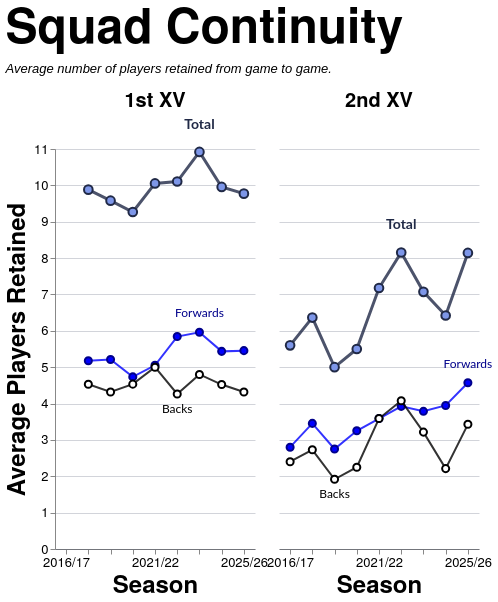

Express this chart as Vega-Lite.
### Vega-Lite specification from a JSON file in a GitHub repository (floating-point values rounded to 4 significant figures)
{"config": {"axis": {"labelFont": "PT Sans Narrow, Helvetica Neue, Helvetica, Arial, sans-serif", "titleFont": "PT Sans Narrow, Helvetica Neue, Helvetica, Arial, sans-serif", "labelFontSize": 13, "titleFontSize": 24, "gridColor": "#202947", "gridOpacity": 0.2, "zindex": 1}, "text": {"font": "Lato, sans-serif"}, "bar": {"cornerRadiusEnd": 5}, "header": {"labelFont": "PT Sans Narrow, Helvetica Neue, Helvetica, Arial, sans-serif", "titleFont": "PT Sans Narrow, Helvetica Neue, Helvetica, Arial, sans-serif", "labelFontSize": 24, "titleFontSize": 28, "labelFontWeight": "bold", "orient": "left"}, "legend": {"labelFont": "PT Sans Narrow, Helvetica Neue, Helvetica, Arial, sans-serif", "titleFont": "PT Sans Narrow, Helvetica Neue, Helvetica, Arial, sans-serif", "labelFontSize": 14, "titleFontSize": 16, "titlePadding": 5, "fillColor": "white", "strokeColor": "black", "padding": 10, "titleFontWeight": "lighter", "titleFontStyle": "italic", "titleColor": "gray", "offset": 10}, "title": {"font": "PT Sans Narrow, Helvetica Neue, Helvetica, Arial, sans-serif", "fontSize": 48, "fontWeight": "bold", "anchor": "start", "align": "center", "titlePadding": 20, "subtitlePadding": 10, "subtitleFontSize": 13, "subtitleColor": "", "subtitleFontStyle": "italic", "offset": 15, "color": "black"}, "axisX": {"labelAngle": 0}, "facet": {"title": null, "header": null, "align": {"row": "each", "column": "each"}, "spacing": 10}, "resolve": {"scale": {"y": "independent", "facet": "independent"}}, "background": "transparent", "scale": {"offsetBandPaddingOuter": 0.2, "offsetBandPaddingInner": 0.1}, "view": {"stroke": null, "background": "transparent"}}, "data": {"name": "data-0f0d933edb2ed16e8774669b4e348d05"}, "facet": {"column": {"field": "squad", "header": {"labelExpr": "datum.value + ' XV'", "labelFontSize": 20, "labelPadding": 6}, "sort": ["1st", "2nd"], "title": null, "type": "nominal"}}, "spec": {"layer": [{"mark": {"type": "line", "color": "#202946", "opacity": 0.8, "point": {"filled": true, "color": "#7d96e8", "stroke": "#202946", "size": 75, "strokeWidth": 2}, "strokeWidth": 3}, "encoding": {"detail": [{"field": "unit", "type": "nominal"}], "tooltip": [{"field": "season", "title": "Season", "type": "ordinal"}, {"field": "squad", "title": "Squad", "type": "nominal"}, {"field": "unit", "title": "Unit", "type": "nominal"}, {"field": "retained", "format": ".1f", "title": "Avg Retained", "type": "quantitative"}], "x": {"axis": {"labelAngle": 0, "labelOverlap": "parity"}, "field": "season", "sort": "ascending", "title": "Season", "type": "ordinal"}, "y": {"axis": {"tickMinStep": 1}, "field": "retained", "scale": {"zero": true}, "title": "Average Players Retained", "type": "quantitative"}}, "transform": [{"filter": "(datum.unit === 'Total')"}]}, {"mark": {"type": "line", "color": "blue", "opacity": 0.8, "point": {"filled": true, "color": "blue", "stroke": "darkblue", "size": 50, "strokeWidth": 2}, "strokeWidth": 2}, "encoding": {"detail": [{"field": "unit", "type": "nominal"}], "tooltip": [{"field": "season", "title": "Season", "type": "ordinal"}, {"field": "squad", "title": "Squad", "type": "nominal"}, {"field": "unit", "title": "Unit", "type": "nominal"}, {"field": "retained", "format": ".1f", "title": "Avg Retained", "type": "quantitative"}], "x": {"axis": {"labelAngle": 0, "labelOverlap": "parity"}, "field": "season", "sort": "ascending", "title": "Season", "type": "ordinal"}, "y": {"axis": {"tickMinStep": 1}, "field": "retained", "scale": {"zero": true}, "title": "Average Players Retained", "type": "quantitative"}}, "transform": [{"filter": "(datum.unit === 'Forwards')"}]}, {"mark": {"type": "line", "color": "black", "opacity": 0.8, "point": {"filled": true, "color": "white", "stroke": "black", "size": 50, "strokeWidth": 2}, "strokeWidth": 2}, "encoding": {"detail": [{"field": "unit", "type": "nominal"}], "tooltip": [{"field": "season", "title": "Season", "type": "ordinal"}, {"field": "squad", "title": "Squad", "type": "nominal"}, {"field": "unit", "title": "Unit", "type": "nominal"}, {"field": "retained", "format": ".1f", "title": "Avg Retained", "type": "quantitative"}], "x": {"axis": {"labelAngle": 0, "labelOverlap": "parity"}, "field": "season", "sort": "ascending", "title": "Season", "type": "ordinal"}, "y": {"axis": {"tickMinStep": 1}, "field": "retained", "scale": {"zero": true}, "title": "Average Players Retained", "type": "quantitative"}}, "transform": [{"filter": "(datum.unit === 'Backs')"}]}, {"mark": {"type": "text", "align": "center", "baseline": "bottom", "color": "#202946", "dx": 0, "dy": -20, "fontSize": 14, "fontWeight": "bold"}, "encoding": {"detail": [{"field": "unit", "type": "nominal"}], "text": {"value": "Total"}, "tooltip": [{"field": "season", "title": "Season", "type": "ordinal"}, {"field": "squad", "title": "Squad", "type": "nominal"}, {"field": "unit", "title": "Unit", "type": "nominal"}, {"field": "retained", "format": ".1f", "title": "Avg Retained", "type": "quantitative"}], "x": {"field": "season", "type": "ordinal"}, "y": {"field": "retained", "type": "quantitative"}}, "transform": [{"filter": "(datum.unit === 'Total')"}, {"calculate": "toNumber(split(datum.season, '/')[0])", "as": "season_order"}, {"joinaggregate": [{"op": "max", "field": "retained", "as": "max_value"}, {"op": "min", "field": "retained", "as": "min_value"}], "groupby": ["squad"]}, {"filter": "datum.retained > 0"}, {"filter": "datum.retained == datum.max_value"}, {"window": [{"op": "row_number", "field": "", "as": "rank"}], "groupby": ["squad"], "sort": [{"field": "season_order", "order": "descending"}]}, {"filter": "datum.rank == 1"}]}, {"mark": {"type": "text", "align": "center", "baseline": "bottom", "color": "darkblue", "dx": 0, "dy": -12, "fontSize": 12, "fontWeight": "normal"}, "encoding": {"detail": [{"field": "unit", "type": "nominal"}], "text": {"value": "Forwards"}, "tooltip": [{"field": "season", "title": "Season", "type": "ordinal"}, {"field": "squad", "title": "Squad", "type": "nominal"}, {"field": "unit", "title": "Unit", "type": "nominal"}, {"field": "retained", "format": ".1f", "title": "Avg Retained", "type": "quantitative"}], "x": {"field": "season", "type": "ordinal"}, "y": {"field": "retained", "type": "quantitative"}}, "transform": [{"filter": "(datum.unit === 'Forwards')"}, {"calculate": "toNumber(split(datum.season, '/')[0])", "as": "season_order"}, {"joinaggregate": [{"op": "max", "field": "retained", "as": "max_value"}, {"op": "min", "field": "retained", "as": "min_value"}], "groupby": ["squad"]}, {"filter": "datum.retained > 0"}, {"filter": "datum.retained == datum.max_value"}, {"window": [{"op": "row_number", "field": "", "as": "rank"}], "groupby": ["squad"], "sort": [{"field": "season_order", "order": "descending"}]}, {"filter": "datum.rank == 1"}]}, {"mark": {"type": "text", "align": "center", "baseline": "top", "color": "black", "dx": 0, "dy": 10, "fontSize": 12, "fontWeight": "normal"}, "encoding": {"detail": [{"field": "unit", "type": "nominal"}], "text": {"value": "Backs"}, "tooltip": [{"field": "season", "title": "Season", "type": "ordinal"}, {"field": "squad", "title": "Squad", "type": "nominal"}, {"field": "unit", "title": "Unit", "type": "nominal"}, {"field": "retained", "format": ".1f", "title": "Avg Retained", "type": "quantitative"}], "x": {"field": "season", "type": "ordinal"}, "y": {"field": "retained", "type": "quantitative"}}, "transform": [{"filter": "(datum.unit === 'Backs')"}, {"calculate": "toNumber(split(datum.season, '/')[0])", "as": "season_order"}, {"joinaggregate": [{"op": "max", "field": "retained", "as": "max_value"}, {"op": "min", "field": "retained", "as": "min_value"}], "groupby": ["squad"]}, {"filter": "datum.retained > 0"}, {"filter": "datum.retained == datum.min_value"}, {"window": [{"op": "row_number", "field": "", "as": "rank"}], "groupby": ["squad"], "sort": [{"field": "season_order", "order": "descending"}]}, {"filter": "datum.rank == 1"}]}, {"mark": {"type": "point", "color": "#7d96e8", "filled": true, "size": 250, "stroke": "#202946", "strokeWidth": 3}, "encoding": {"detail": [{"field": "unit", "type": "nominal"}], "tooltip": [{"field": "season", "title": "Season", "type": "ordinal"}, {"field": "squad", "title": "Squad", "type": "nominal"}, {"field": "unit", "title": "Unit", "type": "nominal"}, {"field": "retained", "format": ".1f", "title": "Avg Retained", "type": "quantitative"}], "x": {"axis": {"labelAngle": 0, "labelOverlap": "parity"}, "field": "season", "sort": "ascending", "title": "Season", "type": "ordinal"}, "y": {"axis": {"tickMinStep": 1}, "field": "retained", "scale": {"zero": true}, "title": "Average Players Retained", "type": "quantitative"}}, "transform": [{"filter": "datum.unit === 'Total' && datum.isSelected"}]}, {"mark": {"type": "point", "color": "blue", "filled": true, "size": 180, "stroke": "darkblue", "strokeWidth": 3}, "encoding": {"detail": [{"field": "unit", "type": "nominal"}], "tooltip": [{"field": "season", "title": "Season", "type": "ordinal"}, {"field": "squad", "title": "Squad", "type": "nominal"}, {"field": "unit", "title": "Unit", "type": "nominal"}, {"field": "retained", "format": ".1f", "title": "Avg Retained", "type": "quantitative"}], "x": {"axis": {"labelAngle": 0, "labelOverlap": "parity"}, "field": "season", "sort": "ascending", "title": "Season", "type": "ordinal"}, "y": {"axis": {"tickMinStep": 1}, "field": "retained", "scale": {"zero": true}, "title": "Average Players Retained", "type": "quantitative"}}, "transform": [{"filter": "datum.unit === 'Forwards' && datum.isSelected"}]}, {"mark": {"type": "point", "color": "white", "filled": true, "size": 180, "stroke": "black", "strokeWidth": 3}, "encoding": {"detail": [{"field": "unit", "type": "nominal"}], "tooltip": [{"field": "season", "title": "Season", "type": "ordinal"}, {"field": "squad", "title": "Squad", "type": "nominal"}, {"field": "unit", "title": "Unit", "type": "nominal"}, {"field": "retained", "format": ".1f", "title": "Avg Retained", "type": "quantitative"}], "x": {"axis": {"labelAngle": 0, "labelOverlap": "parity"}, "field": "season", "sort": "ascending", "title": "Season", "type": "ordinal"}, "y": {"axis": {"tickMinStep": 1}, "field": "retained", "scale": {"zero": true}, "title": "Average Players Retained", "type": "quantitative"}}, "transform": [{"filter": "datum.unit === 'Backs' && datum.isSelected"}]}], "height": 400, "width": 200}, "spacing": 10, "title": {"text": "Squad Continuity", "subtitle": ["Average number of players retained from game to game."]}, "$schema": "https://vega.github.io/schema/vega-lite/v5.20.1.json", "datasets": {"data-0f0d933edb2ed16e8774669b4e348d05": [{"season": "2017/18", "squad": "1st", "unit": "Total", "retained": 9.882}, {"season": "2017/18", "squad": "1st", "unit": "Forwards", "retained": 5.176}, {"season": "2017/18", "squad": "1st", "unit": "Backs", "retained": 4.529}, {"season": "2018/19", "squad": "1st", "unit": "Total", "retained": 9.579}, {"season": "2018/19", "squad": "1st", "unit": "Forwards", "retained": 5.211}, {"season": "2018/19", "squad": "1st", "unit": "Backs", "retained": 4.316}, {"season": "2019/20", "squad": "1st", "unit": "Total", "retained": 9.267}, {"season": "2019/20", "squad": "1st", "unit": "Forwards", "retained": 4.733}, {"season": "2019/20", "squad": "1st", "unit": "Backs", "retained": 4.533}, {"season": "2021/22", "squad": "1st", "unit": "Total", "retained": 10.05}, {"season": "2021/22", "squad": "1st", "unit": "Forwards", "retained": 5.053}, {"season": "2021/22", "squad": "1st", "unit": "Backs", "retained": 5.0}, {"season": "2022/23", "squad": "1st", "unit": "Total", "retained": 10.11}, {"season": "2022/23", "squad": "1st", "unit": "Forwards", "retained": 5.842}, {"season": "2022/23", "squad": "1st", "unit": "Backs", "retained": 4.263}, {"season": "2023/24", "squad": "1st", "unit": "Total", "retained": 10.92}, {"season": "2023/24", "squad": "1st", "unit": "Forwards", "retained": 5.96}, {"season": "2023/24", "squad": "1st", "unit": "Backs", "retained": 4.8}, {"season": "2024/25", "squad": "1st", "unit": "Total", "retained": 9.957}, {"season": "2024/25", "squad": "1st", "unit": "Forwards", "retained": 5.435}, {"season": "2024/25", "squad": "1st", "unit": "Backs", "retained": 4.522}, {"season": "2025/26", "squad": "1st", "unit": "Total", "retained": 9.773}, {"season": "2025/26", "squad": "1st", "unit": "Forwards", "retained": 5.455}, {"season": "2025/26", "squad": "1st", "unit": "Backs", "retained": 4.318}, {"season": "2016/17", "squad": "2nd", "unit": "Total", "retained": 5.6}, {"season": "2016/17", "squad": "2nd", "unit": "Forwards", "retained": 2.8}, {"season": "2016/17", "squad": "2nd", "unit": "Backs", "retained": 2.4}, {"season": "2017/18", "squad": "2nd", "unit": "Total", "retained": 6.364}, {"season": "2017/18", "squad": "2nd", "unit": "Forwards", "retained": 3.455}, {"season": "2017/18", "squad": "2nd", "unit": "Backs", "retained": 2.727}, {"season": "2018/19", "squad": "2nd", "unit": "Total", "retained": 5.0}, {"season": "2018/19", "squad": "2nd", "unit": "Forwards", "retained": 2.75}, {"season": "2018/19", "squad": "2nd", "unit": "Backs", "retained": 1.917}, {"season": "2019/20", "squad": "2nd", "unit": "Total", "retained": 5.5}, {"season": "2019/20", "squad": "2nd", "unit": "Forwards", "retained": 3.25}, {"season": "2019/20", "squad": "2nd", "unit": "Backs", "retained": 2.25}, {"season": "2021/22", "squad": "2nd", "unit": "Total", "retained": 7.176}, {"season": "2021/22", "squad": "2nd", "unit": "Forwards", "retained": 3.588}, {"season": "2021/22", "squad": "2nd", "unit": "Backs", "retained": 3.588}, {"season": "2022/23", "squad": "2nd", "unit": "Total", "retained": 8.154}, {"season": "2022/23", "squad": "2nd", "unit": "Forwards", "retained": 3.923}, {"season": "2022/23", "squad": "2nd", "unit": "Backs", "retained": 4.077}, {"season": "2023/24", "squad": "2nd", "unit": "Total", "retained": 7.071}, {"season": "2023/24", "squad": "2nd", "unit": "Forwards", "retained": 3.786}, {"season": "2023/24", "squad": "2nd", "unit": "Backs", "retained": 3.214}, {"season": "2024/25", "squad": "2nd", "unit": "Total", "retained": 6.421}, {"season": "2024/25", "squad": "2nd", "unit": "Forwards", "retained": 3.947}, {"season": "2024/25", "squad": "2nd", "unit": "Backs", "retained": 2.211}, {"season": "2025/26", "squad": "2nd", "unit": "Total", "retained": 8.143}, {"season": "2025/26", "squad": "2nd", "unit": "Forwards", "retained": 4.571}, {"season": "2025/26", "squad": "2nd", "unit": "Backs", "retained": 3.429}]}}
